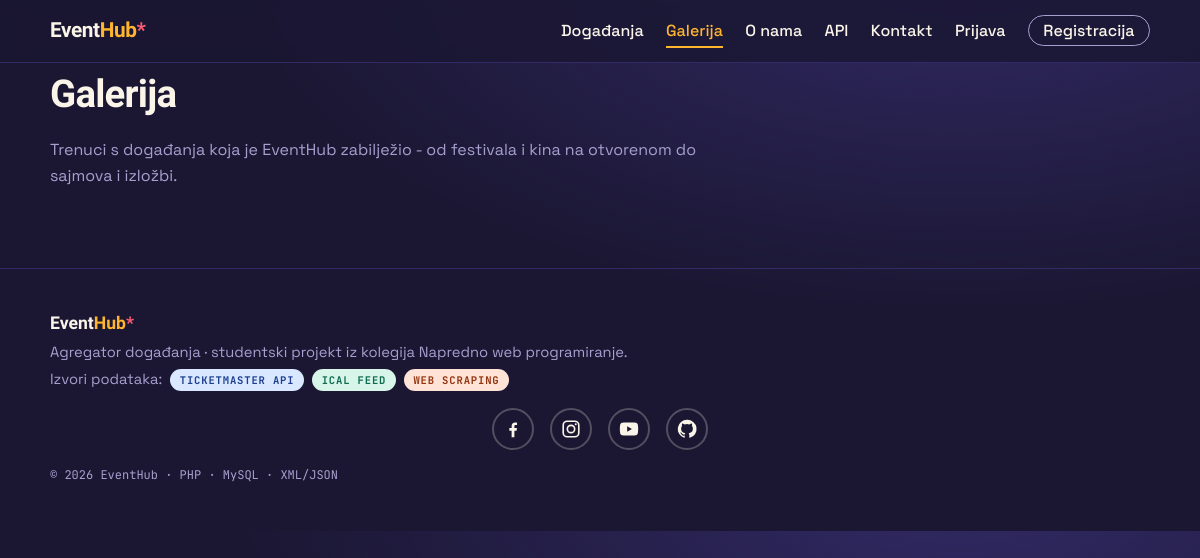
Before: /galerija.php with the older database file.
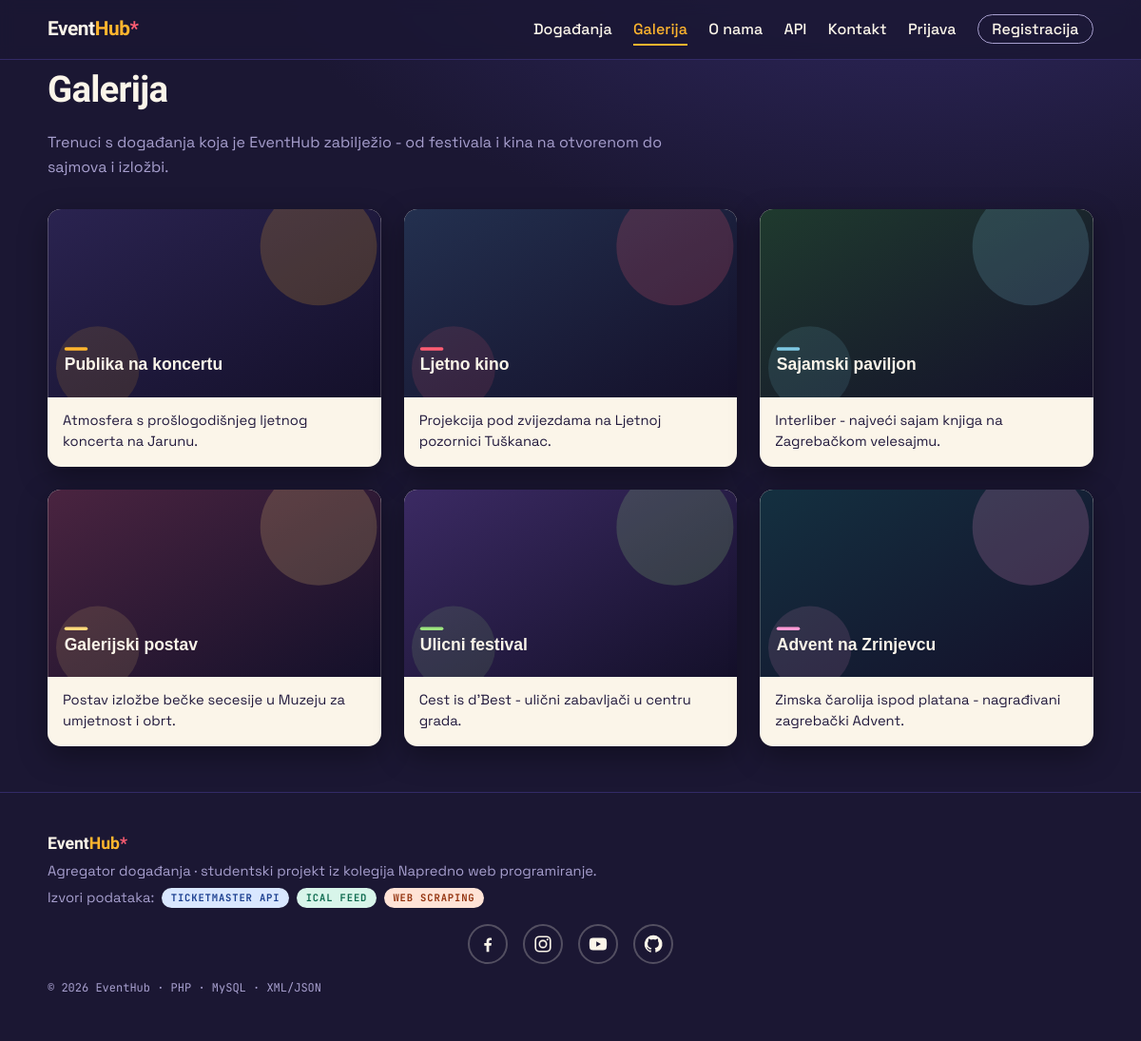
After: the same page with the newer database file.
### tables this page shows
CREATE TABLE gallery (
  id         INT UNSIGNED NOT NULL AUTO_INCREMENT,
  image_url  VARCHAR(500) NOT NULL,
  alt_text   VARCHAR(150) NOT NULL,
  caption    VARCHAR(255) NOT NULL,
  created_at TIMESTAMP NOT NULL DEFAULT CURRENT_TIMESTAMP,
  PRIMARY KEY (id)
);

### includes/functions.php (called while the page is built, shortened)
<?php
require_once __DIR__ . '/db.php';
function e(?string $value): string
{
    return htmlspecialchars((string)$value, ENT_QUOTES, 'UTF-8');
}
function current_user(): ?array
{
    if (empty($_SESSION['user_id'])) {
        return null;
    }
    return [
        'id'       => (int)$_SESSION['user_id'],
        'username' => (string)($_SESSION['user_username'] ?? ''),
        'name'     => (string)($_SESSION['user_name'] ?? ''),
        'role'     => (string)($_SESSION['user_role'] ?? 'user'),
    ];
}

### includes/db.php (called while the page is built, shortened)
<?php
function db(): PDO
{
    static $pdo = null;
    if ($pdo === null) {
        $dsn = sprintf(
            'mysql:host=%s;dbname=%s;charset=%s',
            DB_HOST,
            DB_NAME,
            DB_CHARSET
        );
        try {
            $pdo = new PDO($dsn, DB_USER, DB_PASS, [
                PDO::ATTR_ERRMODE            => PDO::ERRMODE_EXCEPTION,
                PDO::ATTR_DEFAULT_FETCH_MODE => PDO::FETCH_ASSOC,
                PDO::ATTR_EMULATE_PREPARES   => false,
            ]);
        } catch (PDOException $e) {
            http_response_code(500);
            exit('Greška pri spajanju na bazu. Provjerite je li importiran database.sql i postavke u config.php.');
        }
    }
    return $pdo;
}

### galerija.php (the view, shortened to what this page needs)
<?php
require_once __DIR__ . '/includes/functions.php';
$gallery = db()->query(
    'SELECT image_url, alt_text, caption FROM gallery ORDER BY id'
)->fetchAll();
$activePage = 'galerija';
require __DIR__ . '/includes/header.php';
?>
<section class="container">
  <h1 class="page-title">Galerija</h1>
  <p class="page-intro">
    Trenuci s događanja koja je EventHub zabilježio - od festivala i kina na
    otvorenom do sajmova i izložbi.
  </p>
  <div class="gallery-grid">
    <?php foreach ($gallery as $g): ?>
      <figure class="gallery-item">
        <img src="<?= e($g['image_url']) ?>" alt="<?= e($g['alt_text']) ?>" loading="lazy">
        <figcaption><?= e($g['caption']) ?></figcaption>
      </figure>
    <?php endforeach; ?>
  </div>
</section>
<?php require __DIR__ . '/includes/footer.php'; ?>

### includes/header.php (shortened to what this page needs)
<?php
$activePage = $activePage ?? '';
$navUser = current_user();
?>
<!DOCTYPE html>
<html lang="hr">
<head>
  <link rel="stylesheet" href="<?= e(APP_URL) ?>/assets/css/style.css">
</head>
<body>
<header class="site-header">
  <div class="container header-inner">
    <a class="logo" href="<?= e(APP_URL) ?>/index.php">
      Event<span>Hub</span><i aria-hidden="true">*</i>
    </a>
    <nav id="glavnaNavigacija" class="main-nav" aria-label="Glavna navigacija">
      <ul>
        <li><a href="<?= e(APP_URL) ?>/index.php"
               <?= $activePage === 'index' ? 'class="active" aria-current="page"' : '' ?>>Događanja</a></li>
        <li><a href="<?= e(APP_URL) ?>/galerija.php"
               <?= $activePage === 'galerija' ? 'class="active" aria-current="page"' : '' ?>>Galerija</a></li>
        <li><a href="<?= e(APP_URL) ?>/onama.php"
               <?= $activePage === 'onama' ? 'class="active" aria-current="page"' : '' ?>>O nama</a></li>
        <li><a href="<?= e(APP_URL) ?>/api-docs.php"
               <?= $activePage === 'api' ? 'class="active" aria-current="page"' : '' ?>>API</a></li>
        <li><a href="<?= e(APP_URL) ?>/kontakt.php"
               <?= $activePage === 'kontakt' ? 'class="active" aria-current="page"' : '' ?>>Kontakt</a></li>
        <?php if ($navUser): ?>
          <li><a href="<?= e(APP_URL) ?>/profil.php"
                 <?= $activePage === 'profil' ? 'class="active" aria-current="page"' : '' ?>>Profil</a></li>
          <?php if ($navUser['role'] === 'admin'): ?>
            <li><a class="nav-admin" href="<?= e(APP_URL) ?>/admin/dashboard.php">Admin</a></li>
          <?php endif; ?>
          <li><a href="<?= e(APP_URL) ?>/odjava.php">Odjava</a></li>
        <?php else: ?>
          <li><a href="<?= e(APP_URL) ?>/prijava.php"
                 <?= $activePage === 'prijava' ? 'class="active" aria-current="page"' : '' ?>>Prijava</a></li>
          <li><a class="nav-admin" href="<?= e(APP_URL) ?>/registracija.php">Registracija</a></li>
        <?php endif; ?>
      </ul>
    </nav>
  </div>
</header>
<main id="sadrzaj">

### includes/footer.php (shortened to what this page needs)
</main>
<footer class="site-footer">
  <div class="container footer-inner">
    <p class="footer-logo">Event<span>Hub</span><i aria-hidden="true">*</i></p>
    <p>Agregator događanja · studentski projekt iz kolegija Napredno web programiranje.</p>
    <p class="footer-sources">
      Izvori podataka:
      <span class="badge badge-tm">Ticketmaster API</span>
      <span class="badge badge-ical">iCal feed</span>
      <span class="badge badge-scrape">Web scraping</span>
    </p>
    <ul class="social-links" aria-label="Društvene mreže">
      <li>
        <a href="https://www.facebook.com" target="_blank" rel="noopener" aria-label="Facebook">
          <svg viewBox="0 0 24 24" width="22" height="22" fill="currentColor" aria-hidden="true"><path d="M13.5 21v-7h2.4l.4-3h-2.8V9.1c0-.9.3-1.5 1.6-1.5h1.3V5.1C16 5 15.1 5 14.2 5c-2.2 0-3.7 1.3-3.7 3.8V11H8v3h2.5v7h3z"/></svg>
        </a>
      </li>
      <li>
        <a href="https://www.instagram.com" target="_blank" rel="noopener" aria-label="Instagram">
          <svg viewBox="0 0 24 24" width="22" height="22" fill="none" stroke="currentColor" stroke-width="1.8" aria-hidden="true"><rect x="3.5" y="3.5" width="17" height="17" rx="4.5"/><circle cx="12" cy="12" r="4"/><circle cx="17.2" cy="6.8" r="1.1" fill="currentColor" stroke="none"/></svg>
        </a>
      </li>
      <li>
        <a href="https://www.youtube.com" target="_blank" rel="noopener" aria-label="YouTube">
        </a>
      </li>
      <li>
        <a href="https://github.com" target="_blank" rel="noopener" aria-label="GitHub">
        </a>
      </li>
    </ul>
    <p class="footer-copy">&copy; <?= date('Y') ?> EventHub · PHP · MySQL · XML/JSON</p>
  </div>
</footer>
</body>
</html>

### assets/css/style.css (style rules this page uses)
:root { --night: #1b1733; --night-2: #262052; --night-3: #322a66; --paper: #fbf5e9; --paper-2: #f3ead7; --ink: #221a3d; --amber: #ffb52e; --coral: #ff5d73; --mint: #5ad8b4; --muted: #a79fce; --font-display: 'Unbounded', sans-serif; --font-body: 'Space Grotesk', sans-serif; --font-mono: 'JetBrains Mono', monospace; --radius: 14px; --container: 1140px; }
* { box-sizing: border-box; }
html { scroll-behavior: smooth; }
body { margin: 0; font-family: var(--font-body); font-size: 1rem; line-height: 1.6; color: var(--paper); background: radial-gradient(1200px 600px at 80% -10%, var(--night-3), transparent 60%), var(--night); }
img { max-width: 100%; height: auto; }
a { color: var(--amber); }
.container { max-width: var(--container); margin: 0 auto; padding: 0 1.25rem; }
.site-header { border-bottom: 1px solid var(--night-3); background: rgba(27, 23, 51, .85); backdrop-filter: blur(8px); position: sticky; top: 0; z-index: 50; }
.header-inner { display: flex; align-items: center; justify-content: space-between; gap: 1rem; padding-top: .9rem; padding-bottom: .9rem; }
.logo { font-family: var(--font-display); font-weight: 900; font-size: 1.3rem; color: var(--paper); text-decoration: none; letter-spacing: -.02em; }
.logo span { color: var(--amber); }
.logo i { color: var(--coral); font-style: normal; }
.main-nav ul { display: flex; gap: 1.4rem; list-style: none; margin: 0; padding: 0; }
.main-nav a { color: var(--paper); text-decoration: none; font-weight: 500; padding: .3rem 0; border-bottom: 2px solid transparent; }
.main-nav a.active { border-bottom-color: var(--amber); color: var(--amber); }
.main-nav .nav-admin { border: 1px solid var(--muted); border-radius: 999px; padding: .25rem .9rem; }
.badge { display: inline-block; font-family: var(--font-mono); font-size: .66rem; text-transform: uppercase; letter-spacing: .08em; border-radius: 999px; padding: .15rem .6rem; font-weight: 700; }
.badge-ticketmaster, .badge-tm { background: #d9e7ff; color: #1c3f8f; }
.badge-ical { background: #d8f5ea; color: #0e6b4f; }
.badge-scraper, .badge-scrape { background: #ffe3d6; color: #93330f; }
.page-title { font-family: var(--font-display); font-weight: 900; font-size: clamp(1.7rem, 4vw, 2.4rem); margin: 0 0 .8rem; letter-spacing: -.02em; }
.page-intro { color: var(--muted); margin: 0 0 1.8rem; max-width: 42rem; }
.site-footer { border-top: 1px solid var(--night-3); margin-top: 2rem; padding: 2.2rem 0 2.6rem; color: var(--muted); font-size: .92rem; }
.footer-inner p { margin: .25rem 0; }
.footer-logo { font-family: var(--font-display); font-weight: 900; font-size: 1.1rem; color: var(--paper); }
.footer-logo span { color: var(--amber); }
.footer-logo i { color: var(--coral); font-style: normal; }
.footer-sources { display: flex; flex-wrap: wrap; gap: .5rem; align-items: center; }
.footer-copy { font-family: var(--font-mono); font-size: .75rem; }
.gallery-grid { display: grid; grid-template-columns: repeat(3, 1fr); gap: 1.5rem; margin: 2rem 0 3rem; }
.gallery-item { margin: 0; background: var(--paper); color: var(--ink); border-radius: var(--radius); overflow: hidden; box-shadow: 0 10px 30px rgba(0, 0, 0, .35); }
.gallery-item img { width: 100%; aspect-ratio: 16 / 9; object-fit: cover; display: block; }
.gallery-item figcaption { padding: .8rem 1rem 1rem; font-size: .92rem; line-height: 1.5; }
.social-links { list-style: none; display: flex; gap: 1rem; padding: 0; margin: 1rem 0; justify-content: center; }
.social-links a { display: grid; place-items: center; width: 42px; height: 42px; border-radius: 50%; border: 2px solid rgba(251, 245, 233, .25); color: var(--paper, #fbf5e9); transition: border-color .15s ease, color .15s ease, transform .15s ease; }

Changed rows visible on the page:
added gallery: image_url (picture), caption "Atmosfera s prošlogodišnjeg ljetnog koncerta na Jarunu."
added gallery: image_url (picture), caption "Projekcija pod zvijezdama na Ljetnoj pozornici Tuškanac."
added gallery: image_url (picture), caption "Interliber - najveći sajam knjiga na Zagrebačkom velesajmu."
added gallery: image_url (picture), caption "Postav izložbe bečke secesije u Muzeju za umjetnost i obrt."
added gallery: image_url (picture), caption "Cest is d'Best - ulični zabavljači u centru grada."
added gallery: image_url (picture), caption "Zimska čarolija ispod platana - nagrađivani zagrebački Advent."
